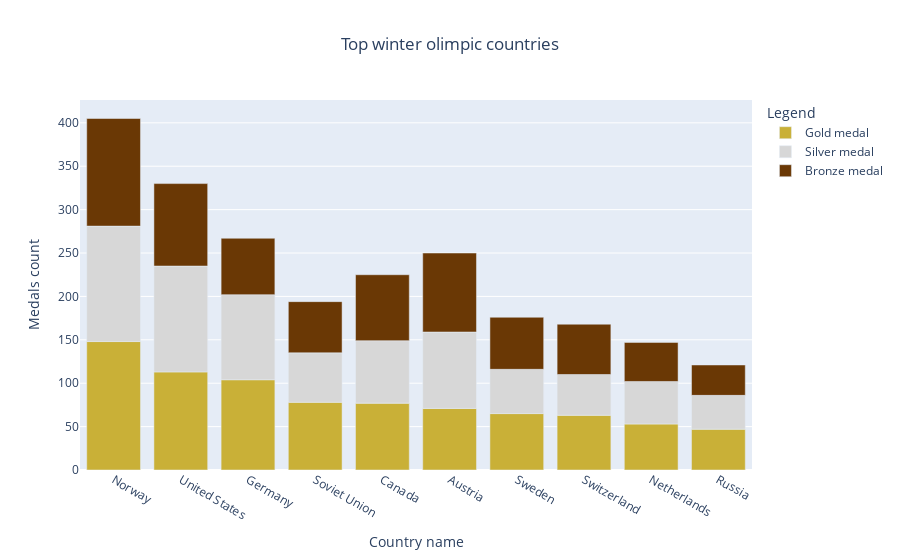

Source (notebook cell):
### Code cell
colors = ['#C9B037','#D7D7D7','#6A3805']
legendnames = {'winter_gold':'Gold medal', 'winter_silver':'Silver medal','winter_bronze':'Bronze medal'}
winter=winter.head(10)
fig = px.bar(winter, x="countries", y=["winter_gold", "winter_silver", "winter_bronze"],title="Top winter olimpic countries", labels={
                     "value": "Medals count",
                     "countries": "Country name",
                     "variable": "Legend"
                 },color_discrete_sequence=colors)
fig.for_each_trace(lambda t: t.update(name = legendnames[t.name],
                                      legendgroup = legendnames[t.name],
                                      hovertemplate = t.hovertemplate.replace(t.name, legendnames[t.name])
                                     )
                  )
fig.update_layout(title_x=0.5,
                 )
fig.show()

### Figure 1 — Plotly figure (JSON) as saved in the notebook; plotly's stock layout.template omitted (floating-point values rounded to 4 significant figures)
{"data": [{"alignmentgroup": "True", "hovertemplate": "Legend=Gold medal<br>Country name=%{x}<br>Medals count=%{y}<extra></extra>", "legendgroup": "Gold medal", "marker": {"color": "#C9B037", "pattern": {"shape": ""}}, "name": "Gold medal", "offsetgroup": "winter_gold", "orientation": "v", "showlegend": true, "textposition": "auto", "type": "bar", "x": ["Norway", "United States", "Germany", "Soviet Union", "Canada", "Austria", "Sweden", "Switzerland", "Netherlands", "Russia"], "xaxis": "x", "y": [148, 113, 104, 78, 77, 71, 65, 63, 53, 47], "yaxis": "y"}, {"alignmentgroup": "True", "hovertemplate": "Legend=Silver medal<br>Country name=%{x}<br>Medals count=%{y}<extra></extra>", "legendgroup": "Silver medal", "marker": {"color": "#D7D7D7", "pattern": {"shape": ""}}, "name": "Silver medal", "offsetgroup": "winter_silver", "orientation": "v", "showlegend": true, "textposition": "auto", "type": "bar", "x": ["Norway", "United States", "Germany", "Soviet Union", "Canada", "Austria", "Sweden", "Switzerland", "Netherlands", "Russia"], "xaxis": "x", "y": [133, 122, 98, 57, 72, 88, 51, 47, 49, 39], "yaxis": "y"}, {"alignmentgroup": "True", "hovertemplate": "Legend=Bronze medal<br>Country name=%{x}<br>Medals count=%{y}<extra></extra>", "legendgroup": "Bronze medal", "marker": {"color": "#6A3805", "pattern": {"shape": ""}}, "name": "Bronze medal", "offsetgroup": "winter_bronze", "orientation": "v", "showlegend": true, "textposition": "auto", "type": "bar", "x": ["Norway", "United States", "Germany", "Soviet Union", "Canada", "Austria", "Sweden", "Switzerland", "Netherlands", "Russia"], "xaxis": "x", "y": [124, 95, 65, 59, 76, 91, 60, 58, 45, 35], "yaxis": "y"}], "layout": {"barmode": "relative", "legend": {"title": {"text": "Legend"}, "tracegroupgap": 0}, "title": {"text": "Top winter olimpic countries", "x": 0.5}, "xaxis": {"anchor": "y", "domain": [0, 1], "title": {"text": "Country name"}}, "yaxis": {"anchor": "x", "domain": [0, 1], "title": {"text": "Medals count"}}}}
